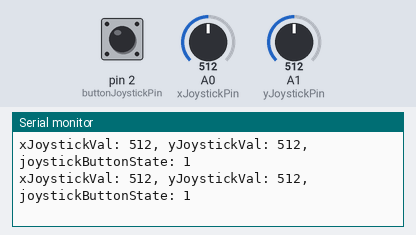
This sketch was run on a simulated Arduino Uno, built with avr-gcc and run on an emulated ATmega328P. Shown: the last lines printed to the serial monitor. The inputs (shaded band) are chosen by the test bench; at power-on: A0 (xJoystickPin) = 512, A1 (yJoystickPin) = 512, pin 2 (buttonJoystickPin) HIGH.

Above: at 1.2 s.
1.3 s: A0 (xJoystickPin) set to 716
At 1.69 s:
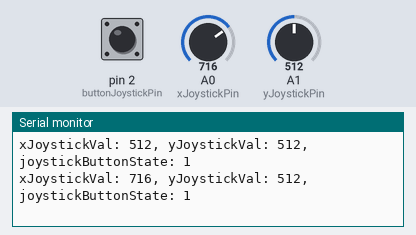
2.8 s: A1 (yJoystickPin) set to 716
At 2.94 s:
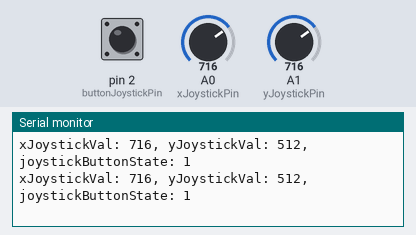
4.3 s: pin 2 (buttonJoystickPin) pulled LOW for 0.3 s
At 4.7 s:
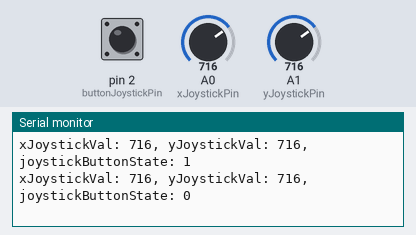
6.1 s: A0 (xJoystickPin) set to 0
At 6.21 s:
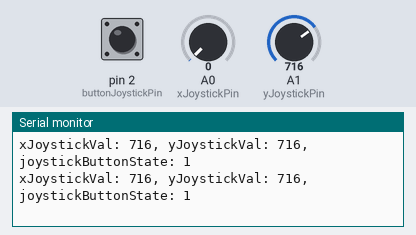
9.1 s: pin 2 (buttonJoystickPin) pulled LOW for 1 s
At 9.47 s:
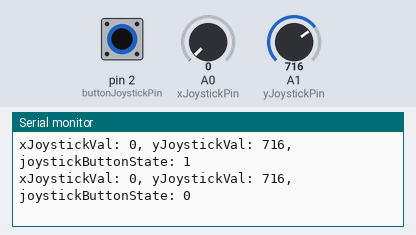
11.6 s: A1 (yJoystickPin) set to 900
At 11.73 s:
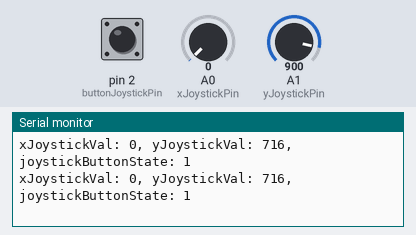
Timing chart, 0 to 14.1 s (numbered marks = the images above; inputs shaded):
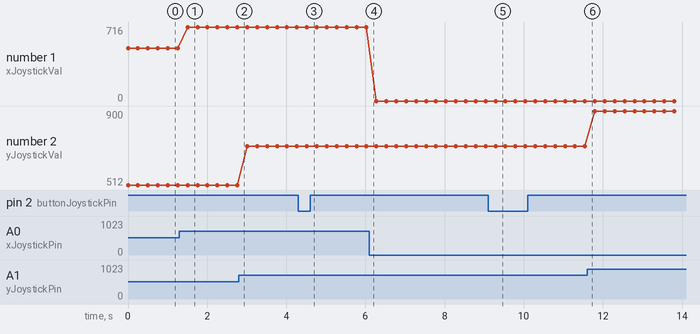

The sketch:

Lesson_32_Understanding_and_Using_Joysticks.ino
```cpp
// Lesson 32 Understanding and Using Joysticks
// The joystick is basically two potetiometers
// One reading an up/down direction, and the other reading a left/right direction

int baudRate = 9600;
int dt = 250;

// Analog pins for reading analog potentiometer values
int xJoystickPin = A0;
int yJoystickPin = A1;
int buttonJoystickPin = 2;

int xJoystickVal, yJoystickVal, joystickButtonState;

void setup() {
  Serial.begin(baudRate);

  pinMode(xJoystickPin, INPUT);
  pinMode(yJoystickPin, INPUT);
  pinMode(buttonJoystickPin, INPUT);

  // Internal pull-up resistor
  digitalWrite(buttonJoystickPin, HIGH);
}

void loop() {
  xJoystickVal = analogRead(xJoystickPin);
  yJoystickVal = analogRead(yJoystickPin);
  joystickButtonState = digitalRead(buttonJoystickPin);

  Serial.print("xJoystickVal: ");
  Serial.print(xJoystickVal);
  Serial.print(", yJoystickVal: ");
  Serial.print(yJoystickVal);
  Serial.print(", joystickButtonState: ");
  Serial.println(joystickButtonState);

  delay(dt);
}
```

Measured:
- after the input at 1.3 s, the serial monitor: prints a new line after 0.21 s (image 1)
- after the input at 4.3 s, the serial monitor: prints a new line after 0.22 s (image 3)
- after the input at 9.1 s, the serial monitor: prints a new line after 0.19 s (image 5)
- plotted number 1: 512 → 716 after the input at 1.3 s
- plotted number 2: 716 → 900 after the input at 11.6 s
